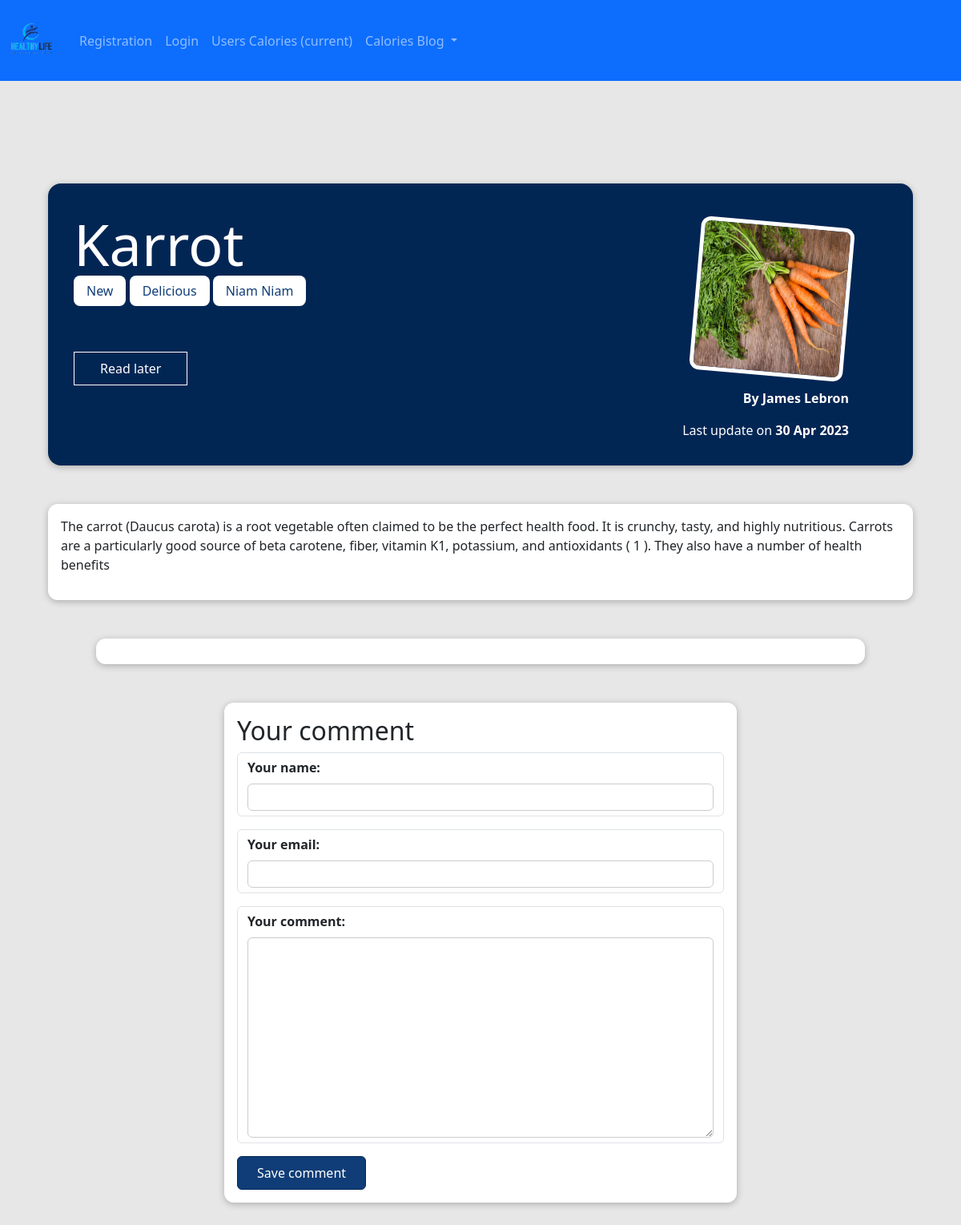
The page /calories_blog/posts/karrot/ on the database as committed earlier.
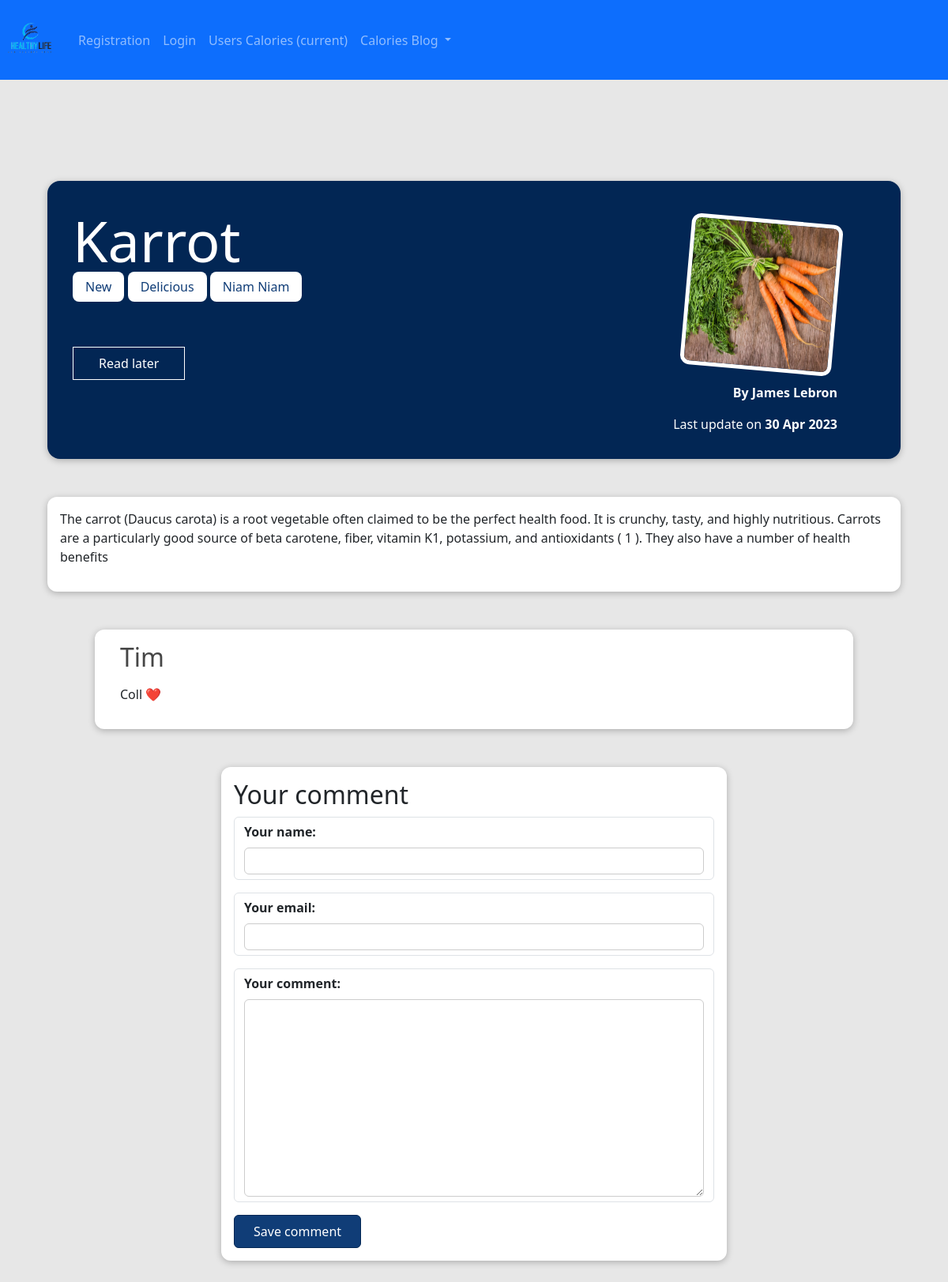
The same page on the database as committed later.
### calories_blog/models.py (models this page shows, shortened)
class Tag(models.Model):
    caption = models.CharField(max_length=20)

class Comment(models.Model):
    user_name = models.CharField(max_length=100)
    user_email = models.EmailField()
    text = models.TextField(max_length=400)
    post = models.ForeignKey(Post, on_delete=models.CASCADE, related_name="comments")

### calories_blog/views.py (the view, shortened to what this page needs)
# urls.py: path("calories_blog/posts/<slug:slug>/", views.SinglePostView.as_view(), name="post-detail-page"),
class SinglePostView(View):
    def is_stored_post(self, request, post_id):
        stored_posts = request.session.get('stored_posts')
        if stored_posts is not None:
            is_saved_for_later = post_id in stored_posts
        else:
            is_saved_for_later = False
        return is_saved_for_later
    def get(self, request, slug):
        post = Post.objects.get(slug=slug)
        context = {
            'post': post,
            'post_tags': post.tags.all(),
            'comment_form': CommentForm,
            'comments': post.comments.all().order_by('-id'),
            'saved_for_later': self.is_stored_post(request, post.id)
        }
        return render(request, "calories_blog/post-detail.html", context)

### calories_blog/models.py (called while the page is built)
    def full_name(self):
        return self.first_name + " " + self.last_name

    def __str__(self):
        return self.full_name()

### calories_blog/templates/calories_blog/post-detail.html (shortened to what this page needs)
{% extends 'base.html' %}
{% load static %}
{% block css_files %}
  <link rel="stylesheet" href="{% static "calories_blog/post.css" %}">
  <link rel="stylesheet" href="{% static "calories_blog/post-detail.css" %}">
{% endblock %}
{% block content %}
  <section id="summary">
    <h2> {{ post.title }}</h2>
    <div>
      {% for tag in post_tags %}
        <span class="tag">{{ tag.caption }}</span>
      {% endfor %}
    </div>
    <div id="read-later">
      <form action="{% url "read-later" %}" method="post">
        <button id="read-later">
          {% if saved_for_later %}
            Remove from read later List
          {% else %}
            Read later
          {% endif %}
        </button>
      </form>
    </div>
    <article>
      <img src="{{ post.image.url }}" alt="{{ post.title }}"/>
      <address>By <a href="mailto:{{ post.author.email_address }}"> {{ post.author }} </a> </address>
      <div>Last update on <time>{{ post.date|date:"d M Y" }}</time></div>
    </article>
  </section>
  <main>
    {{ post.content|linebreaks }}
  </main>
  <section id="comments">
    <ul>
      {% for comment in comments %}
        <li>
          <h2>{{ comment.user_name }}</h2>
          <p>{{ comment.text|linebreaks }}</p>
        </li>
      {% endfor %}
    </ul>
  </section>
  <section id="comment-form">
    <h2>Your comment</h2>
    <form action="{% url "post-detail-page" post.slug|default:"default-slug" %}" method="POST">
      {% for form_field in comment_form %}
        <div class="form-control"> {% if form_field.errors %}invalid{% endif %}
          {{ form_field.label_tag }}
          {{ form_field }}
        </div>
      {% endfor %}
      <button type="submit">Save comment</button>
    </form>
  </section>
{% endblock %}

Rows that differ between the two databases and show on the page:
added Comment: user_name "Tim", text "Coll ❤️"
